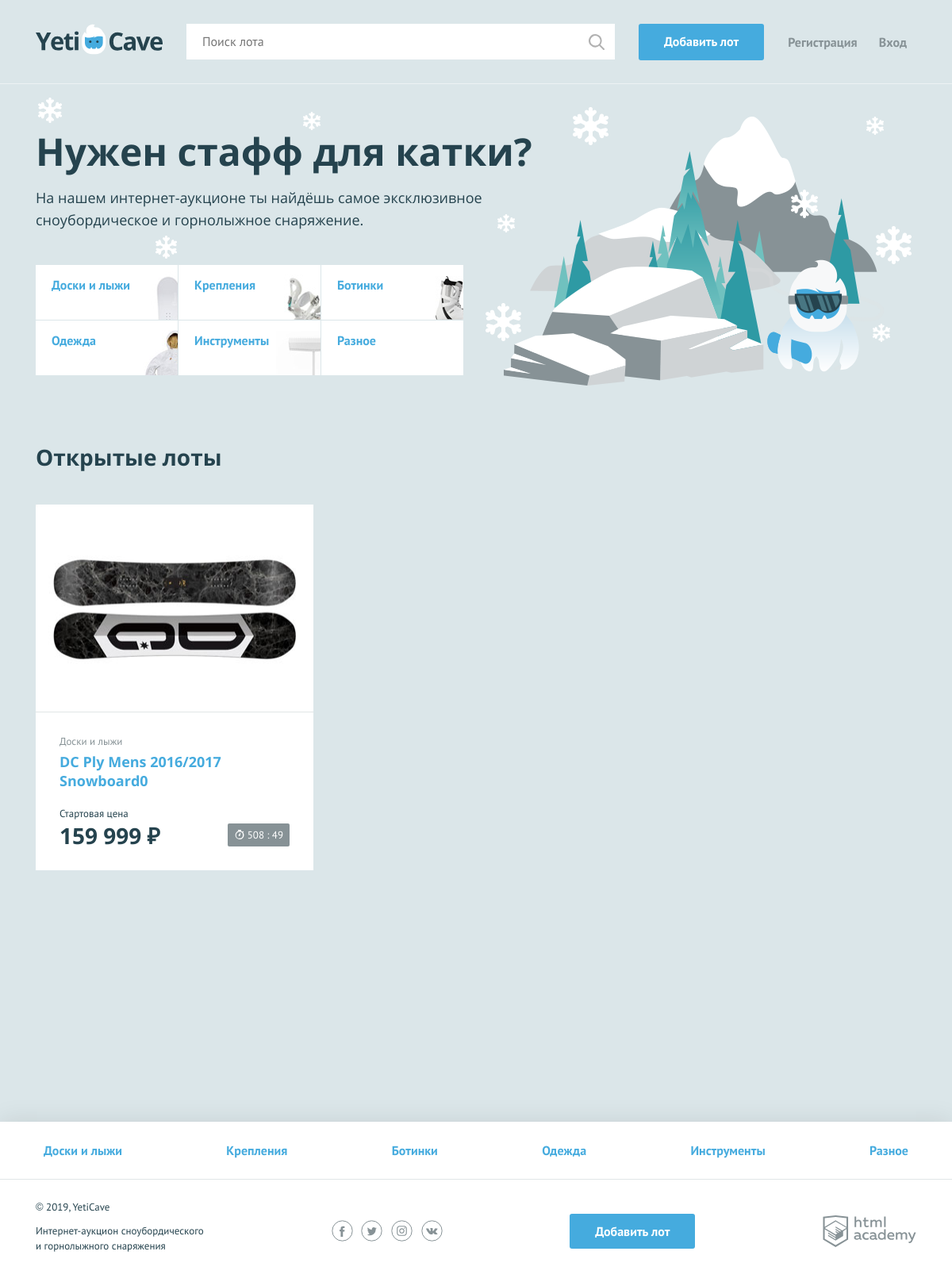
The page / on the database its author committed.
### tables this page shows
CREATE TABLE Categories (
    PRIMARY KEY (id),
    id          INT UNSIGNED NOT NULL AUTO_INCREMENT,
    name        CHAR (50),
    symbol_code CHAR (50),
                UNIQUE (name),
                UNIQUE (symbol_code)
);

CREATE TABLE Lots (
    PRIMARY KEY (id),
    id            INT UNSIGNED              NOT NULL AUTO_INCREMENT,
    user_id       INT UNSIGNED              NOT NULL,
    category_id   INT UNSIGNED              NOT NULL,
    winner_id     INT UNSIGNED,
    name          CHAR (255)                NOT NULL,
    detail        TEXT                      NOT NULL,
    cost_start    DECIMAL (12, 2)           NOT NULL,
    step_cost     DECIMAL (12, 2)           NOT NULL,
    photo         CHAR (255),
    date_create   DATETIME                  NOT NULL,
    date_finished DATETIME,
                  FOREIGN KEY (user_id)     REFERENCES Users (id),
                  FOREIGN KEY (category_id) REFERENCES Categories (id),
                  FOREIGN KEY (winner_id)   REFERENCES Users (id)
);

### functions/include_template.php (called while the page is built, shortened)
<?php
function includeTemplate($path, array $data = [])
{
    $path = 'templates/' . $path;
    extract($data);
    require_once $path;
    $page = ob_get_clean();
    return $page;
}

### functions/connect_to_db.php (called while the page is built, shortened)
<?php
function connectToDatabase()
{
    $db_connection = mysqli_connect("localhost", "root", "", "YetiCave");
    mysqli_set_charset($db_connection, "utf8");
    return $db_connection;
}

### functions/query_result.php (called while the page is built, shortened)
<?php
function queryResult($db_connection, $query) {
    $query = mysqli_query($db_connection, $query);
    $result = mysqli_fetch_all($query, MYSQLI_ASSOC);
    return $result;
}

### functions/get_items.php (called while the page is built, shortened)
<?php
function getCategories()
{
    return queryResult(connectToDatabase(), "SELECT id, name, symbol_code FROM Categories ORDER BY id ASC");
}
function getLots()
{
    $sql_lots = "SELECT Categories.name AS category,
                        Lots.id,
                        Lots.name,
                        cost_start,
                        photo,
                        date_finished AS expiration_time
                FROM Lots
                INNER JOIN Categories ON Lots.category_id=Categories.id
                WHERE date_finished>current_date
                ORDER BY Lots.id DESC LIMIT 6";
    return queryResult(connectToDatabase(), $sql_lots);
}

### functions/cost.php (called while the page is built)
<?php
function cost($cost)
{
    $cost = ceil($cost);
    if (1000 <= $cost) {
        $cost = number_format($cost, 0, '', ' ');
    }
    return $cost . " ";
}

### functions/count_time.php (called while the page is built)
<?php
function countTime(string $expiration_date) : array
{
    $current_date = date('Y-m-d H:i');
    $diff_in_hour = (strtotime($expiration_date) - strtotime($current_date)) / 3600;
    $diff_in_hour = floor($diff_in_hour);
    $diff_in_min = (strtotime($expiration_date) - strtotime($current_date)) / 60;
    $diff_in_min = $diff_in_min - ($diff_in_hour * 60);
    $diff_in_min = round($diff_in_min);
    if (0 <= $diff_in_hour) {
        $time_limit[] = $diff_in_hour;
        $time_limit[] = $diff_in_min;
    } else {
        $time_limit[] = 0;
        $time_limit[] = 0;
    }
    return $time_limit;
}

### templates/menu_index.php (the view)
<ul class="promo__list">
    <?php $j = 0; ?>
    <?php while ($j < count($categories)): ?>
        <li class="promo__item promo__item--<?= $categories[$j]['symbol_code']; ?>">
            <a class="promo__link" href="/lots_by_categories.php?page=1&limit=9&id_category_lot=<?= $categories[$j]['id']; ?>"><?= $categories[$j]['name']; ?></a>
        </li>
        <?php $j++; ?>
    <?php endwhile; ?>
</ul>

### templates/main.php
<main class="container">
    <section class="promo">
        <h2 class="promo__title">Нужен стафф для катки?</h2>
        <p class="promo__text">На нашем интернет-аукционе ты найдёшь самое эксклюзивное сноубордическое и горнолыжное
            снаряжение.</p>
        <?= $menu_category; ?>
    </section>
    <section class="lots">
        <div class="lots__header">
            <h2>Открытые лоты</h2>
        </div>
        <ul class="lots__list">
            <?php foreach ($lots as $key => $value): ?>
                <li class="lots__item lot">
                    <div class="lot__image">
                        <img src="<?= $value['photo']; ?>" width="350" height="260" alt="">
                    </div>
                    <div class="lot__info">
                        <span class="lot__category"><?= $value['category']; ?></span>
                        <h3 class="lot__title"><a class="text-link"
                                                  href="lot.php?id=<?= $value['id']; ?>"><?= $value['name']; ?></a>
                        </h3>
                        <div class="lot__state">
                            <div class="lot__rate">
                                <span class="lot__amount">Стартовая цена</span>
                                <span class="lot__cost"><b><?= cost($value['cost_start']); ?>&#8381;</b></span>
                            </div>
                            <?php $time_limited = countTime($value['expiration_time']); ?>
                            <?php if ($time_limited[0] <= 0): ?>
                            <div class="lot__timer timer timer--finishing">
                                <?php else: ?>
                                <div class="lot__timer timer">
                                    <?php endif; ?>
                                    <?= $time_limited[0]; ?> : <?= $time_limited[1]; ?>
                                </div>
                            </div>
                        </div>
                </li>
            <?php endforeach; ?>
        </ul>
    </section>
</main>

### templates/head_lot_index.php (shortened to what this page needs)
<head>
    <link href="css/normalize.min.css" rel="stylesheet">
    <link href="css/style.css" rel="stylesheet">
</head>

### templates/layout.php (shortened to what this page needs)
<!DOCTYPE html>
<html lang="ru">
<?= $head; ?>
<body>
<div class="page-wrapper">
    <header class="main-header">
        <div class="main-header__container container">
            <a class="main-header__logo" href="/index.php">
                <img src="../img/logo.svg" width="160" height="39" alt="Логотип компании YetiCave">
            </a>
            <form class="main-header__search" method="get" action="/search.php" autocomplete="off">
                <input type="search" name="search" placeholder="Поиск лота">
                <input class="main-header__search-btn" type="submit" name="find" value="Найти">
            </form>
            <a class="main-header__add-lot button" href="/add.php">Добавить лот</a>
            <nav class="user-menu">
                <?php if (isset($_SESSION['user'])): ?>
                    <div class="user-menu__logged">
                        <p><?php print($user_name); ?></p>
                        <a class="user-menu__bets" href="/myrates.php">Мои ставки</a>
                        <a class="user-menu__logout" href="/logout.php">Выход</a>
                    </div>
                <?php else: ?>
                    <ul class="user-menu__list">
                        <li class="user-menu__item">
                            <a href="/signup.php">Регистрация</a>
                        </li>
                        <li class="user-menu__item">
                            <a href="/login.php">Вход</a>
                        </li>
                    </ul>
                <?php endif; ?>
            </nav>
        </div>
    </header>
    <main>
    <?= $content; ?>
    </main>
</div>
<footer class="main-footer">
    <nav class="nav">
        <ul class="nav__list container">
            <?php $i = 0; ?>
            <?php while ($i < count($categories)): ?>
                <li class="nav__item">
                    <a href="/lots_by_categories.php?page=1&limit=9&id_category_lot=<?= $categories[$i]['id']; ?>"><?= $categories[$i]['name']; ?></a>
                </li>
                <?php $i++; ?>
            <?php endwhile; ?>
        </ul>
    </nav>
    <div class="main-footer__bottom container">
        <div class="main-footer__copyright">
            <p>© 2019, YetiCave</p>
            <p>Интернет-аукцион сноубордического и горнолыжного снаряжения</p>
        </div>
        <div class="main-footer__social social">
            <a class="social__link social__link--facebook" href="#">
            </a>
            <a class="social__link social__link--twitter" href="#">
            </a>
            <a class="social__link social__link--instagram" href="#">
            </a>
            <a class="social__link social__link--vkontakte" href="#">
            </a>
        </div>
        <a class="main-footer__add-lot button" href="/add.php">Добавить лот</a>
        <div class="main-footer__developed-by">
            <a class="logo-academy" href="https://htmlacademy.ru/intensive/php">
            </a>
        </div>
    </div>
</footer>
</body>
</html>

### index.php (shortened to what this page needs)
<?php
$title = "Главная";
$user_name = $_SESSION['user'] ?? null;
$lots = getLots();
$categories = getCategories();
$menu_category = includeTemplate('menu_index.php', ['categories' => $categories]);
$page_content = includeTemplate('main.php', ['lots' => $lots, 'menu_category' => $menu_category]);
$head = includeTemplate('head_lot_index.php', ['title' => $title]);
$layout_content = includeTemplate('layout.php', [
    'head' => $head,
    'content' => $page_content,
    'user_name' => $user_name,
    'categories' => $categories
]);
print($layout_content);

### rows shown on the page
categories: shows a picture, name "Доски и лыжи"
categories: shows a picture, name "Крепления"
categories: shows a picture, name "Ботинки"
categories: shows a picture, name "Одежда"
categories: shows a picture, name "Инструменты"
categories: name "Разное"
lots: photo (picture), category.name "Доски и лыжи", name "DC Ply Mens 2016/2017 Snowboard0", cost_start "159 999", date_finished "508", date_finished "49"
